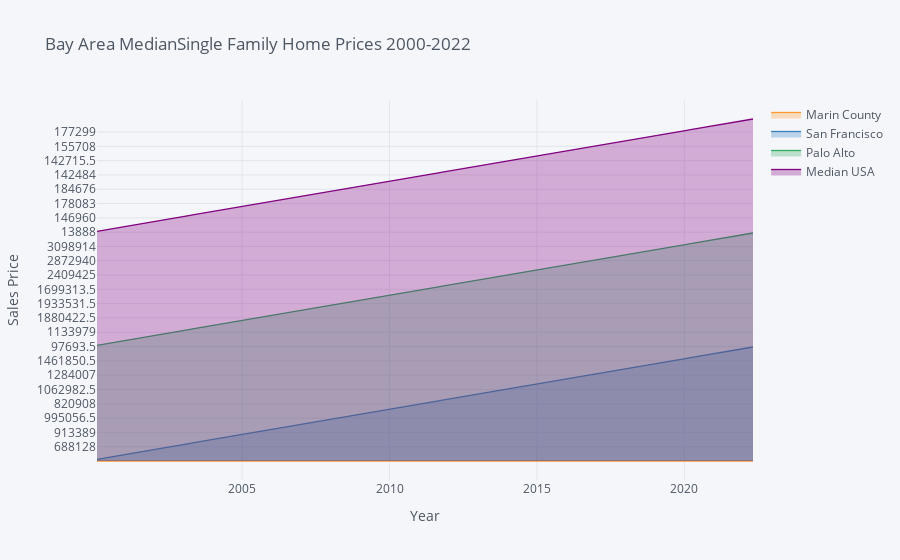

Notebook source saved alongside this figure:
### Code cell
cf.go_offline()
df_comparison.iplot(title="Bay Area MedianSingle Family Home Prices 2000-2022", 
    xTitle="Year",yTitle="Sales Price",#bestfit=True, bestfit_colors=["pink"],
    #subplots=True,
    shape=(4,1),
    #subplot_titles=True, fill=True,)
    fill=True)

### Figure 1 — Plotly figure (JSON) as saved in the notebook; plotly's stock layout.template omitted (floating-point values rounded to 4 significant figures; data arrays with more than 128 entries replaced by an {"elided": "..."} marker saying what was removed)
{"data": [{"fill": "tozeroy", "fillcolor": "rgba(255, 153, 51, 0.3)", "line": {"color": "rgba(255, 153, 51, 1.0)", "dash": "solid", "shape": "linear", "width": 1.3}, "mode": "lines", "name": "Marin County", "text": "", "type": "scatter", "x": {"elided": "277 str values"}, "y": {"elided": "277 str values"}}, {"fill": "tozeroy", "fillcolor": "rgba(55, 128, 191, 0.3)", "line": {"color": "rgba(55, 128, 191, 1.0)", "dash": "solid", "shape": "linear", "width": 1.3}, "mode": "lines", "name": "San Francisco", "text": "", "type": "scatter", "x": {"elided": "277 str values"}, "y": {"elided": "277 mixed values"}}, {"fill": "tozeroy", "fillcolor": "rgba(50, 171, 96, 0.3)", "line": {"color": "rgba(50, 171, 96, 1.0)", "dash": "solid", "shape": "linear", "width": 1.3}, "mode": "lines", "name": "Palo Alto", "text": "", "type": "scatter", "x": {"elided": "277 str values"}, "y": {"elided": "277 mixed values"}}, {"fill": "tozeroy", "fillcolor": "rgba(128, 0, 128, 0.3)", "line": {"color": "rgba(128, 0, 128, 1.0)", "dash": "solid", "shape": "linear", "width": 1.3}, "mode": "lines", "name": "Median USA", "text": "", "type": "scatter", "x": {"elided": "277 str values"}, "y": {"elided": "277 mixed values"}}], "layout": {"legend": {"bgcolor": "#F5F6F9", "font": {"color": "#4D5663"}}, "paper_bgcolor": "#F5F6F9", "plot_bgcolor": "#F5F6F9", "title": {"font": {"color": "#4D5663"}, "text": "Bay Area MedianSingle Family Home Prices 2000-2022"}, "xaxis": {"gridcolor": "#E1E5ED", "showgrid": true, "tickfont": {"color": "#4D5663"}, "title": {"font": {"color": "#4D5663"}, "text": "Year"}, "zerolinecolor": "#E1E5ED"}, "yaxis": {"gridcolor": "#E1E5ED", "showgrid": true, "tickfont": {"color": "#4D5663"}, "title": {"font": {"color": "#4D5663"}, "text": "Sales Price"}, "zerolinecolor": "#E1E5ED"}}}
